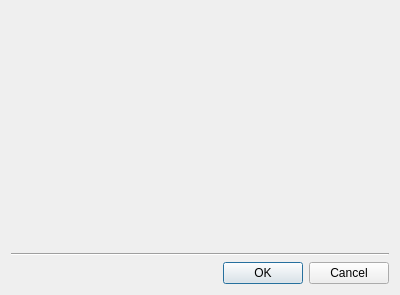
<?xml version="1.0" encoding="UTF-8"?>
<ui version="4.0">
 <class>LastFMConfigDialog</class>
 <widget class="QDialog" name="LastFMConfigDialog">
  <property name="geometry">
   <rect>
    <x>0</x>
    <y>0</y>
    <width>400</width>
    <height>295</height>
   </rect>
  </property>
  <property name="windowTitle">
   <string>Last.fm</string>
  </property>
  <property name="windowIcon">
   <iconset resource="../data/data.qrc">
    <normaloff>:/last.fm/as.png</normaloff>:/last.fm/as.png</iconset>
  </property>
  <layout class="QVBoxLayout" name="verticalLayout">
   <item>
    <widget class="LastFMConfig" name="lastfm" native="true"/>
   </item>
   <item>
    <widget class="Line" name="line">
     <property name="orientation">
      <enum>Qt::Horizontal</enum>
     </property>
    </widget>
   </item>
   <item>
    <widget class="QDialogButtonBox" name="buttonBox">
     <property name="orientation">
      <enum>Qt::Horizontal</enum>
     </property>
     <property name="standardButtons">
      <set>QDialogButtonBox::Cancel|QDialogButtonBox::Ok</set>
     </property>
    </widget>
   </item>
  </layout>
 </widget>
 <customwidgets>
  <customwidget>
   <class>LastFMConfig</class>
   <extends>QWidget</extends>
   <header>lastfmconfig.h</header>
   <container>1</container>
  </customwidget>
 </customwidgets>
 <resources>
  <include location="../data/data.qrc"/>
 </resources>
 <connections>
  <connection>
   <sender>buttonBox</sender>
   <signal>accepted()</signal>
   <receiver>LastFMConfigDialog</receiver>
   <slot>accept()</slot>
   <hints>
    <hint type="sourcelabel">
     <x>248</x>
     <y>254</y>
    </hint>
    <hint type="destinationlabel">
     <x>157</x>
     <y>274</y>
    </hint>
   </hints>
  </connection>
  <connection>
   <sender>buttonBox</sender>
   <signal>rejected()</signal>
   <receiver>LastFMConfigDialog</receiver>
   <slot>reject()</slot>
   <hints>
    <hint type="sourcelabel">
     <x>316</x>
     <y>260</y>
    </hint>
    <hint type="destinationlabel">
     <x>286</x>
     <y>274</y>
    </hint>
   </hints>
  </connection>
 </connections>
</ui>
